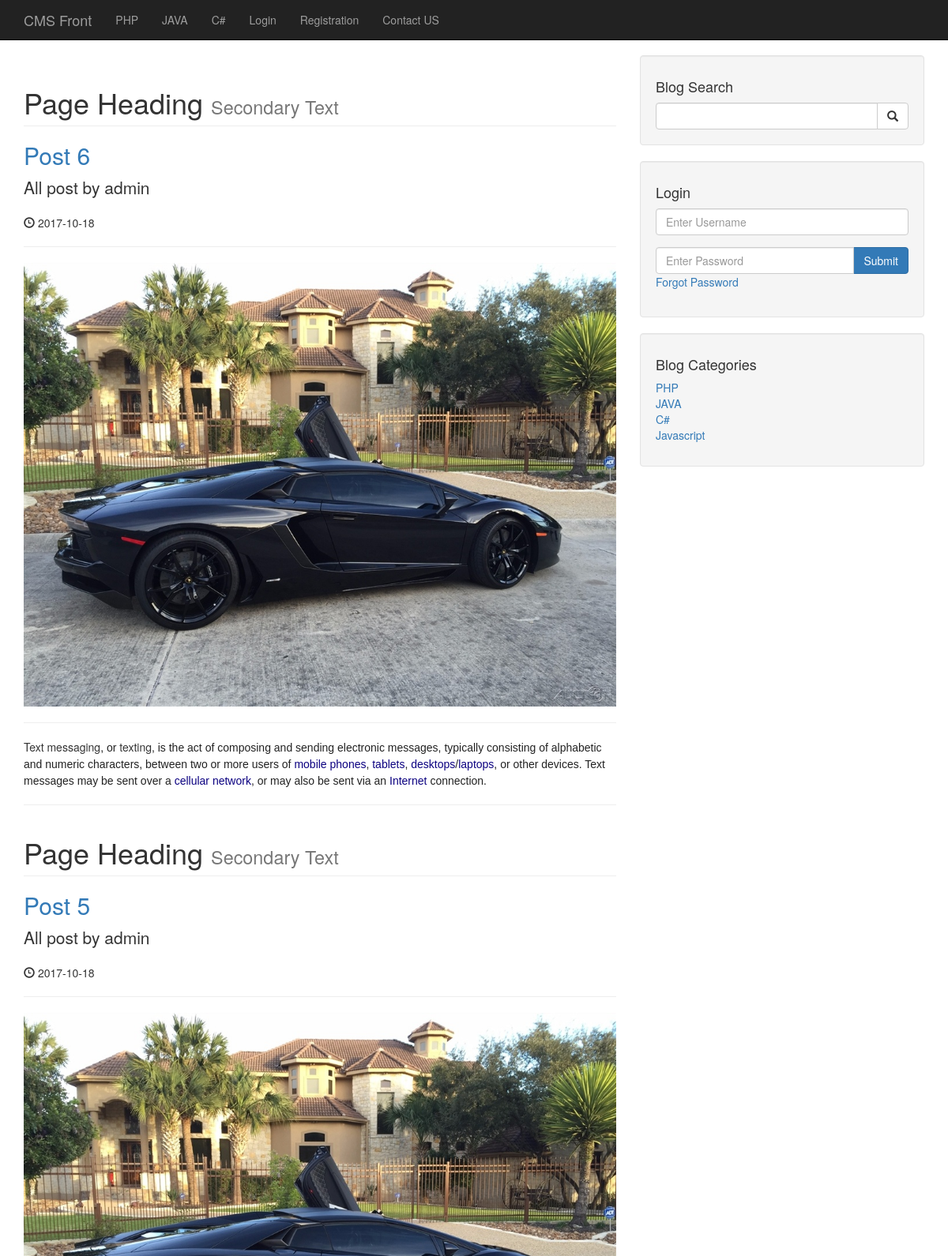
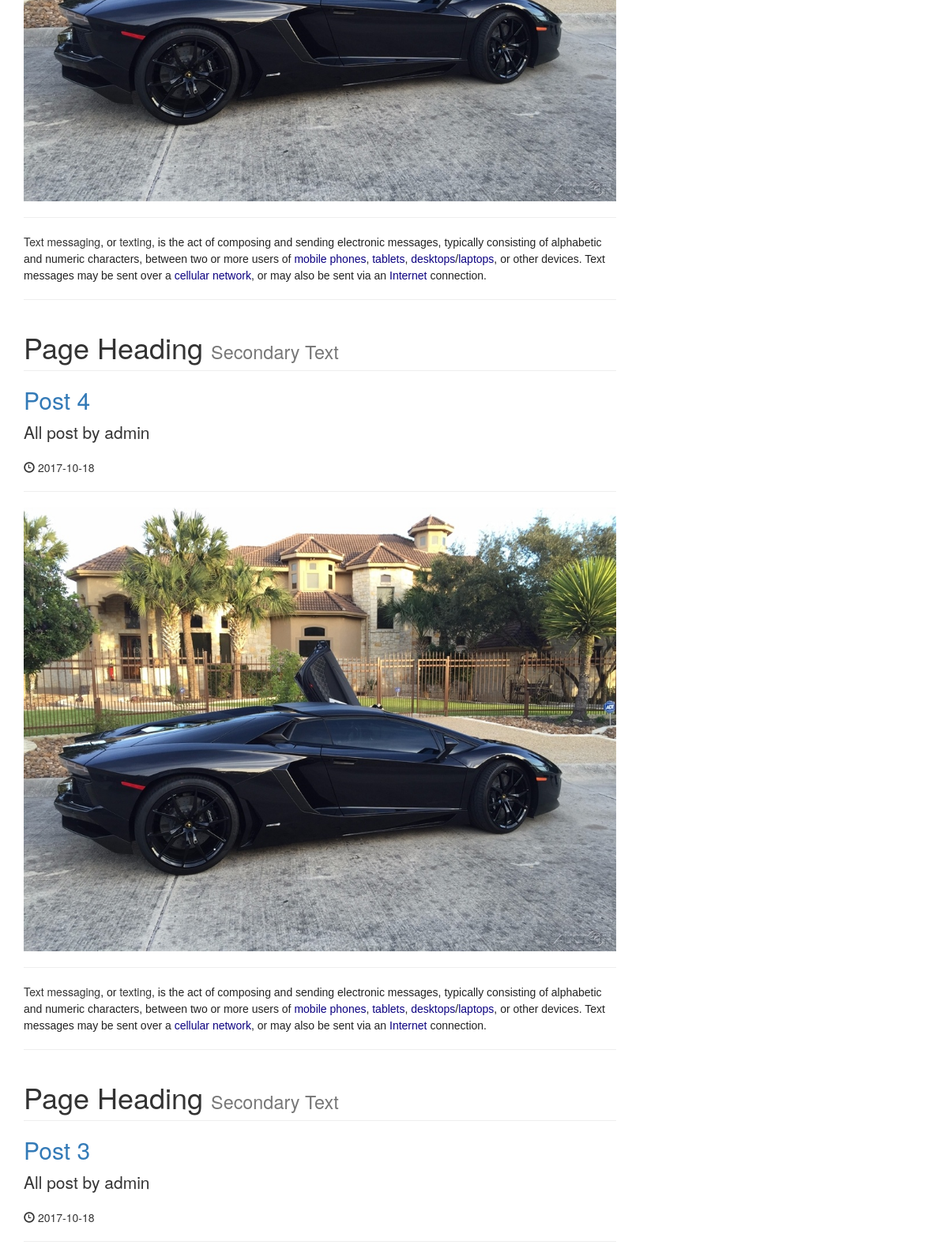
/author_posts.php?author=admin&p_id=32 (upper part), run on the app's committed database (2 pictures, top to bottom).
### tables this page shows
CREATE TABLE `categories` (
  `cat_id` int(3) NOT NULL,
  `cat_title` varchar(255) NOT NULL
);

CREATE TABLE `posts` (
  `post_id` int(3) NOT NULL,
  `post_category_id` int(3) NOT NULL,
  `post_title` varchar(255) NOT NULL,
  `post_author` varchar(255) NOT NULL,
  `post_user` varchar(255) NOT NULL,
  `post_date` date NOT NULL,
  `post_image` text NOT NULL,
  `post_content` text NOT NULL,
  `post_tags` varchar(255) NOT NULL,
  `post_comment_count` varchar(255) NOT NULL DEFAULT '0',
  `post_status` varchar(255) NOT NULL DEFAULT 'draft',
  `post_views_count` int(11) NOT NULL DEFAULT '0'
);

### admin/functions.php (called while the page is built, shortened)
<?php
function isLoggedIn(){
   return false;
}

### author_posts.php (the view, shortened to what this page needs)
 <?php  include "includes/header.php"; ?>
    <?php  include "includes/navigation.php"; ?>
    <div class="container">
        <div class="row">
            <div class="col-md-8">
               <?php
    if(isset($_GET['p_id'])){
    $the_post_author = $_GET['author'];
    }
    $query = "SELECT * FROM posts WHERE post_user = '{$the_post_author}' ";
    $select_all_posts_query = mysqli_query($connection,$query);
    while($row = mysqli_fetch_assoc($select_all_posts_query)) {
        $post_title = $row['post_title'];
        $post_author = $row['post_user'];
        $post_date = $row['post_date'];
        $post_image = $row['post_image'];
        $post_content = $row['post_content'];
        ?>
          <h1 class="page-header">
                    Page Heading
                    <small>Secondary Text</small>
                </h1>
                <h2>
                    <a href="#"><?php echo $post_title ?></a>
                </h2>
                <p class="lead">
                    All post by <?php echo $post_author ?>
                </p>
                <p><span class="glyphicon glyphicon-time"></span> <?php echo $post_date ?></p>
                <hr>
                <img class="img-responsive" src="images/<?php echo $post_image;?>" alt="">
                <hr>
                <p><?php echo $post_content ?></p>
                <hr>
   <?php } ?>
            </div>
            <?php include "includes/sidebar.php";?>
        </div>
<?php include "includes/footer.php";?>

### includes/navigation.php (shortened to what this page needs)
<nav class="navbar navbar-inverse navbar-fixed-top" role="navigation">
     <div class="container">
         <div class="navbar-header">
             <a class="navbar-brand" href="/cms">CMS Front</a>
         </div>
         <div class="collapse navbar-collapse" id="bs-example-navbar-collapse-1">
             <ul class="nav navbar-nav">
               <?php
 $query = "SELECT * FROM categories LIMIT 3";
 $select_all_categories_query = mysqli_query($connection,$query);
 while($row = mysqli_fetch_assoc($select_all_categories_query)) {
    $cat_title = $row['cat_title'];
    $cat_id = $row['cat_id'];
               $category_class = '';
               $registration_class = '';
               $contact_class = '';
     echo "<li class='$category_class'><a href='/cms/category.php?category={$cat_id}'>{$cat_title}</a></li>";
 }
 ?>
                 <?php if(isLoggedIn()): ?>
                     <li>
                         <a href="/cms/admin">Admin</a>
                     </li>
                     <li>
                         <a href="/cms/includes/logout.php">Logout</a>
                     </li>
                 <?php else: ?>
                     <li>
                         <a href="/cms/login.php">Login</a>
                     </li>
                 <?php endif; ?>
                 <li class='<?php echo $registration_class; ?>'>
                     <a href="registration.php">Registration</a>
                 </li>
                 <li class='<?php echo $contact_class; ?>'>
                     <a href="contact.php">Contact US</a>
                 </li>
             </ul>
         </div>
     </div>
 </nav>

### includes/sidebar.php (shortened to what this page needs)
        <div class="col-md-4">
            <div class="well">
                <h4>Blog Search</h4>
                <form action="search.php" method="post">
                <div class="input-group">
                    <input name="search" type="text" class="form-control">
                    <span class="input-group-btn">
                        <button name="submit" class="btn btn-default" type="submit">
                            <span class="glyphicon glyphicon-search"></span>
                    </button>
                    </span>
                </div>
                </form>
            </div>
<div class="well">
    <?php if(isset($_SESSION['user_role'])): ?>
         <h4>Logged in as <?php echo $_SESSION['username'] ?></h4>
         <a href="includes/logout.php" class="btn btn-primary">Logout</a>
    <?php else: ?>
         <h4>Login</h4>
            <form method="post">
            <div class="form-group">
                <input name="username" type="text" class="form-control" placeholder="Enter Username">
            </div>
              <div class="input-group">
                <input name="password" type="password" class="form-control" placeholder="Enter Password">
                <span class="input-group-btn">
                   <button class="btn btn-primary" name="login" type="submit">Submit
                   </button>
                </span>
               </div>
                <div class="form-group">
                    <a href="forgot.php?forgot=<?php echo uniqid(true); ?>">Forgot Password</a>
                </div>
            </form>
    <?php endif; ?>
</div>
            <div class="well">
    <?php
    $query = "SELECT * FROM categories";
    $select_categories_sidebar = mysqli_query($connection,$query);
    ?>
             <h4>Blog Categories</h4>
                <div class="row">
                    <div class="col-lg-12">
                        <ul class="list-unstyled">
                          <?php
    while($row = mysqli_fetch_assoc($select_categories_sidebar )) {
    $cat_title = $row['cat_title'];
    $cat_id = $row['cat_id'];
    echo "<li><a href='category.php?category=$cat_id'>{$cat_title}</a></li>";
    }
                        ?>
                        </ul>
                    </div>
                </div>
            </div>
        </div>

### css/blog-home.css (style rules this page uses)
body { padding-top: 70px; }

### data on the page
categories: cat_title "PHP"
categories: cat_title "JAVA"
categories: cat_title "C#"
posts: post_title "Post 6", post_user "admin", post_date "2017-10-18", post_image (picture), post_content "Text messaging , or texting , is the act of composing and sending electronic messages, typically consisting of alphabetic and numeric characters, between two or more users of mobile phones , tablets , desktops / laptops , or other devices. Text messages may be sent over a cellular network , or may also be sent via an Internet connection."
posts: post_title "Post 5", post_user "admin", post_date "2017-10-18", post_image (picture), post_content "Text messaging , or texting , is the act of composing and sending electronic messages, typically consisting of alphabetic and numeric characters, between two or more users of mobile phones , tablets , desktops / laptops , or other devices. Text messages may be sent over a cellular network , or may also be sent via an Internet connection."
posts: post_title "Post 4", post_user "admin", post_date "2017-10-18", post_image (picture), post_content "Text messaging , or texting , is the act of composing and sending electronic messages, typically consisting of alphabetic and numeric characters, between two or more users of mobile phones , tablets , desktops / laptops , or other devices. Text messages may be sent over a cellular network , or may also be sent via an Internet connection."
posts: post_title "Post 3", post_user "admin", post_date "2017-10-18"
categories: cat_title "Javascript"
